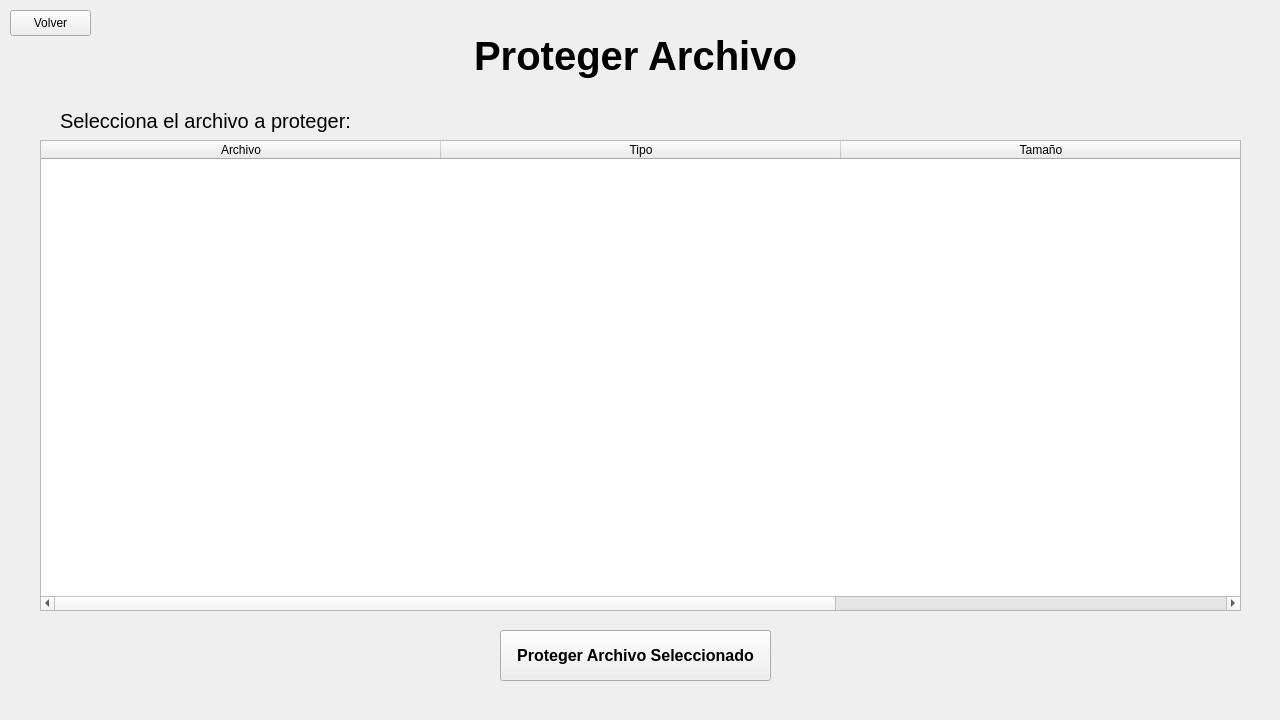
<?xml version="1.0" encoding="UTF-8"?>
<ui version="4.0">
 <class>encodeFile</class>
 <widget class="QWidget" name="encodeFile">
  <property name="geometry">
   <rect>
    <x>0</x>
    <y>0</y>
    <width>1280</width>
    <height>720</height>
   </rect>
  </property>
  <property name="windowTitle">
   <string>Form</string>
  </property>
  <widget class="QPushButton" name="back_btn">
   <property name="geometry">
    <rect>
     <x>10</x>
     <y>10</y>
     <width>81</width>
     <height>26</height>
    </rect>
   </property>
   <property name="text">
    <string>Volver</string>
   </property>
  </widget>
  <widget class="QLabel" name="tituloLabel">
   <property name="geometry">
    <rect>
     <x>450</x>
     <y>30</y>
     <width>371</width>
     <height>51</height>
    </rect>
   </property>
   <property name="font">
    <font>
     <pointsize>30</pointsize>
     <bold>true</bold>
    </font>
   </property>
   <property name="text">
    <string>Proteger Archivo</string>
   </property>
   <property name="alignment">
    <set>Qt::AlignmentFlag::AlignCenter</set>
   </property>
  </widget>
  <widget class="QTableWidget" name="tableFile">
   <property name="geometry">
    <rect>
     <x>40</x>
     <y>140</y>
     <width>1201</width>
     <height>471</height>
    </rect>
   </property>
   <attribute name="horizontalHeaderCascadingSectionResizes">
    <bool>false</bool>
   </attribute>
   <attribute name="horizontalHeaderDefaultSectionSize">
    <number>400</number>
   </attribute>
   <attribute name="horizontalHeaderHighlightSections">
    <bool>true</bool>
   </attribute>
   <attribute name="horizontalHeaderShowSortIndicator" stdset="0">
    <bool>false</bool>
   </attribute>
   <attribute name="horizontalHeaderStretchLastSection">
    <bool>true</bool>
   </attribute>
   <attribute name="verticalHeaderVisible">
    <bool>true</bool>
   </attribute>
   <attribute name="verticalHeaderCascadingSectionResizes">
    <bool>false</bool>
   </attribute>
   <attribute name="verticalHeaderHighlightSections">
    <bool>true</bool>
   </attribute>
   <attribute name="verticalHeaderShowSortIndicator" stdset="0">
    <bool>false</bool>
   </attribute>
   <attribute name="verticalHeaderStretchLastSection">
    <bool>false</bool>
   </attribute>
   <column>
    <property name="text">
     <string>Archivo</string>
    </property>
    <property name="font">
     <font>
      <bold>false</bold>
      <stylestrategy>PreferDefault</stylestrategy>
      <hintingpreference>PreferDefaultHinting</hintingpreference>
     </font>
    </property>
   </column>
   <column>
    <property name="text">
     <string>Tipo</string>
    </property>
   </column>
   <column>
    <property name="text">
     <string>Tamaño</string>
    </property>
   </column>
  </widget>
  <widget class="QLabel" name="selectLabel">
   <property name="geometry">
    <rect>
     <x>60</x>
     <y>100</y>
     <width>301</width>
     <height>41</height>
    </rect>
   </property>
   <property name="font">
    <font>
     <pointsize>15</pointsize>
    </font>
   </property>
   <property name="text">
    <string>Selecciona el archivo a proteger: </string>
   </property>
  </widget>
  <widget class="QPushButton" name="protegerFile_btn">
   <property name="geometry">
    <rect>
     <x>500</x>
     <y>630</y>
     <width>271</width>
     <height>51</height>
    </rect>
   </property>
   <property name="font">
    <font>
     <pointsize>12</pointsize>
     <bold>true</bold>
    </font>
   </property>
   <property name="text">
    <string>Proteger Archivo Seleccionado</string>
   </property>
  </widget>
 </widget>
 <resources/>
 <connections/>
</ui>
